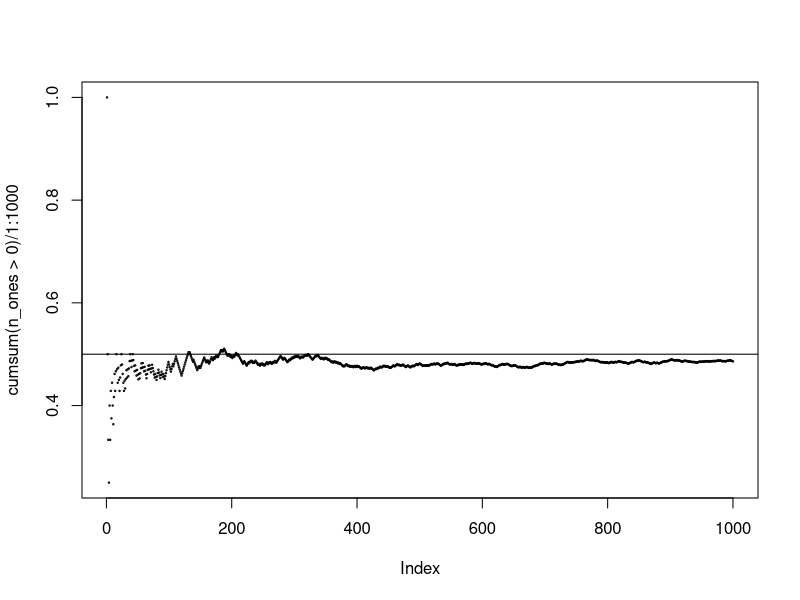
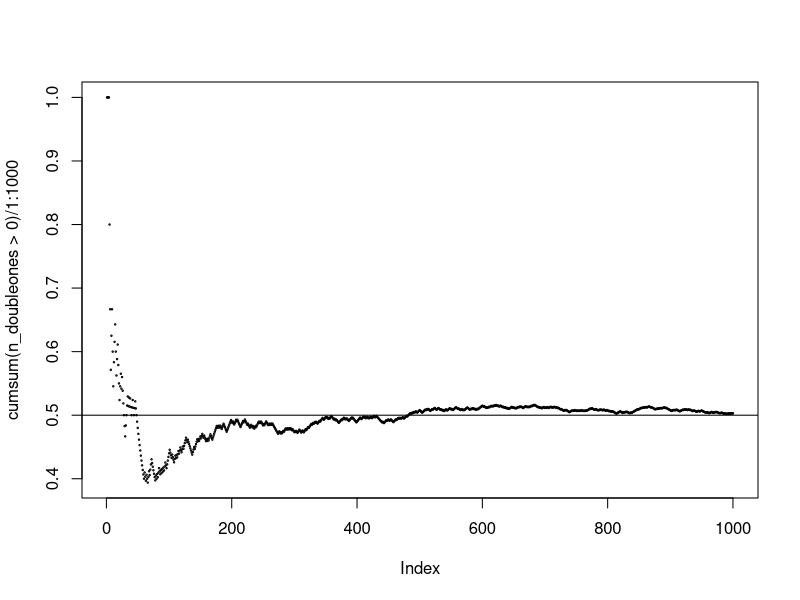

Reproduce these figures in R, in order.

1:6

sample(1:6, size = 4, replace=TRUE)

onedice4x <- replicate( n = 1000, sample(1:6, size = 4, replace=TRUE))

n_ones <- colSums(onedice4x==1)

table(n_ones>0)

plot(cumsum(n_ones>0)/1:1000, cex=.2)

abline(h=.5)


twodice<-outer(1:6, 1:6, paste)

twodice24x <- replicate( n = 1000, sample(twodice, size = 24, replace=TRUE))

n_doubleones <- colSums(twodice24x=="1 1")

table(n_doubleones>0)

plot(cumsum(n_doubleones>0)/1:1000, cex=.2)
abline(h=.5)
